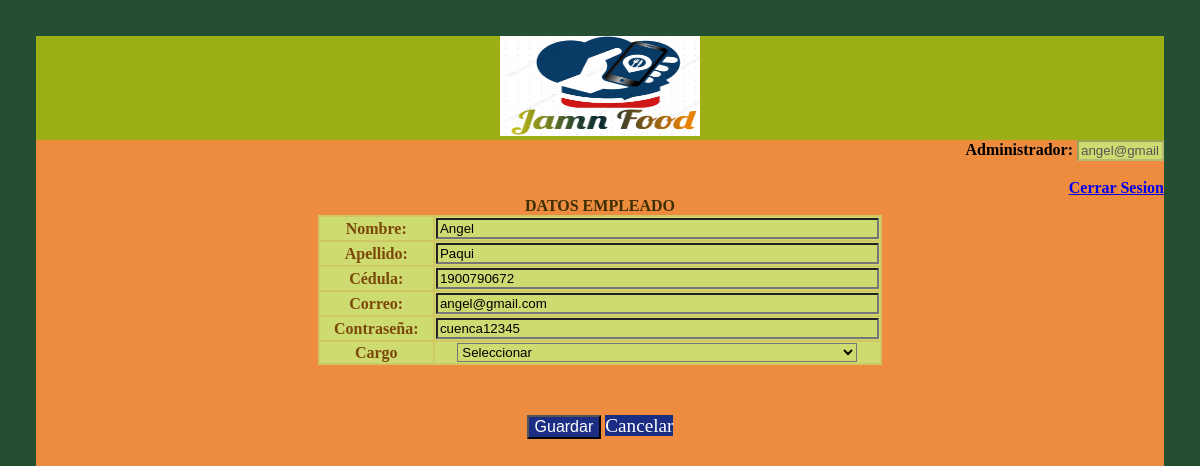
Page /ProyectoHypermedial/admi/Empleados/modificarEmpleados.php?cedula=1900790672 (signed in) on the committed database.
### tables this page shows
CREATE TABLE `persona` (
  `idPersona` int(11) NOT NULL,
  `nombre` varchar(50) NOT NULL,
  `apellido` varchar(50) NOT NULL,
  `cedula` varchar(10) NOT NULL,
  `correo` varchar(60) DEFAULT NULL,
  `contrasenia` varchar(16) DEFAULT NULL
);

### ProyectoHypermedial/admi/Empleados/modificarEmpleados.php (the view, shortened to what this page needs)
<?php
	include '../conexion.php';
	$id = $_GET['cedula'];
	$sql = "SELECT * FROM persona WHERE cedula = '$id'";
	$result = $conn->query($sql);
	$row = $result->fetch_assoc();
?>
<!doctype html>
<html>
<head>
<link rel="stylesheet" href="../css.css" media="screen">
</head>
<body>
<header><img src="../logo.PNG" id="logo" height="100" width="200"></header>
<div style="text-align: right" >
	<b>Administrador:</b> <input type="text" id= "usu" class="tabtexto" name="usu" style="width: 7%" value="<?php echo $_SESSION['usuario']; ?>" disabled /> </td>
	<br>
	<br>
	<b><a href="../Cerrar_Sesion.php">Cerrar Sesion</a></b><a>
</div>
<form action="sqlempleadosm.php?cedula=<?php echo $row['cedula']; ?>"  method="post" >
	<table style="width:100%">
 <caption><b>DATOS EMPLEADO</b></caption>
 <tr>
    <th>Nombre:</th>
    <td width="25%"><input type="text" id="nombre" class="tabtexto" name="nombre" placeholder="Ingresar el nombre" value="<?php echo $row['nombre']; ?>" > </td>
  </tr>
  <tr>
    <th>Apellido:</th>
    <td width="25%"><input type="text" id="apellido" class="tabtexto" name="apellido" placeholder="Ingresar el apellido" value="<?php echo $row['apellido']; ?>"></td>
  </tr>
 <tr>
    <th width="15%">Cédula:</th>
    <td> <input type="text" id= "cedula" class="tabtexto" name="cedula" placeholder="Ingresar el número de cédula" value="<?php echo $row['cedula']; ?>" ></td>
  </tr>
  <tr>
    <th> Correo:</th>
    <td><input type="text" id="email" class="tabtexto" name="correo" placeholder="Ingresar correo electrónico" value="<?php echo $row['correo']; ?>"></td>
  </tr>
  <tr>
    <th >Contraseña:</th>
    <td > <input type="text" id="contrasenia" class="tabtexto" name="contrasenia" placeholder="Ingresar contraseña" value="<?php echo $row['contrasenia']; ?>"></td>
  </tr>
  <tr>
    <th >Cargo</th>
    <td><select style="width: 400px" class="tabtexto">
  <option value="seleccionar" alue="<?php echo $row['tipoCargo']; ?>">Seleccionar</option>
</select></td>
  </tr>
</table>
<input type="submit" value="Guardar" class="boton" >
<a href="empleados.php" style="text-decoration: none" class="botonc">Cancelar </a>
</form>
</body>
</html>

### ProyectoHypermedial/admi/css.css (style rules this page uses)
html { background-color: #254F32; }
body { background-color: #ED8B3E; text-align: center; margin: 3%; height: 655px; padding: 0; }
header { background-color: #9DAF17; }
table { background-color: #CFC763; color: #7A4809; width: 50%; max-width: 50%; margin-left: 25%; margin-right: 25%; }
td, th { background-color: #CEDB71; }
.tabtexto { width: 98%; background-color: #CEDB71; }
caption { color: #3E2F03 }
.boton { float: inherit; margin-top: 3%; background-color: #1C2E84; color: white; cursor: pointer; font-size: 100%; }
.botonc { float: inherit; margin-top: 3%; background-color: #1C2E84; color: white; cursor: pointer; font-size: 120%; }

### rows in the picture
persona: nombre "Angel", apellido "Paqui", cedula "1900790672", correo "angel@gmail.com", contrasenia "cuenca12345"
